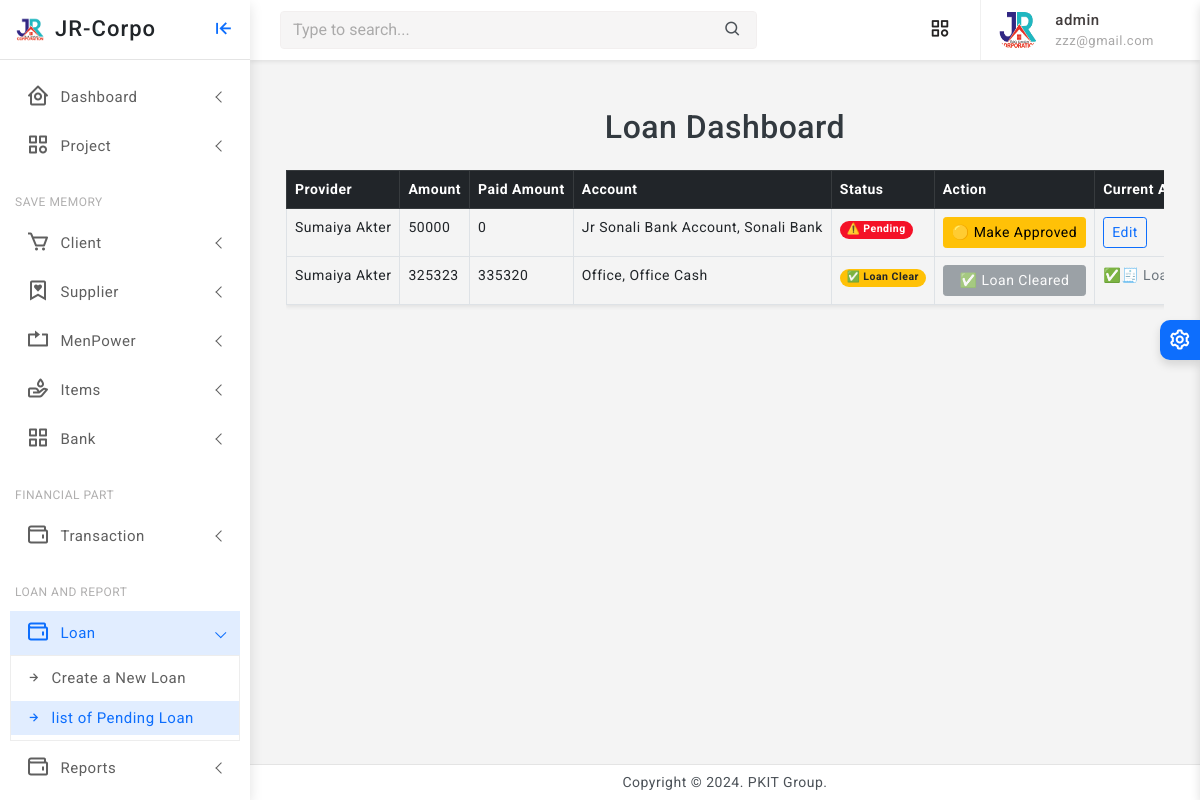
/loans/pending/ (signed in), run on an earlier commit of the app's database.
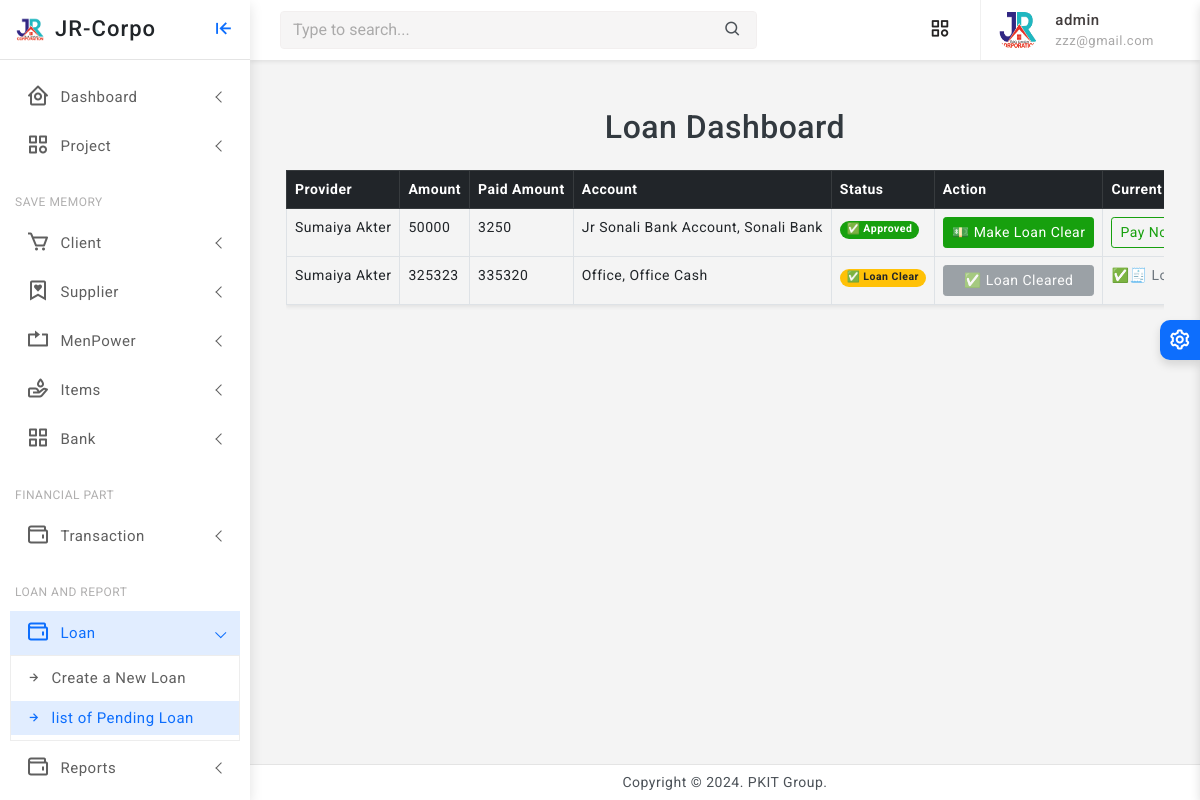
And on a later commit of the database.
### finance/models.py (models this page shows, shortened)
class Loan(models.Model):
    LOAN_GIVER_TYPE_CHOICES = [
        ('CASH', 'Cash'),
        ('BANK', 'Bank Deposit'),
        ('MOBILE', 'Bkash / Nogod / Rocket'),
        ('CHEQUE', 'Cheque'),
    ]
    STATUS_CHOICES = [
        ('PENDING', 'Pending'),
        ('APPROVED', 'Loan Approved'),
        ('PAID', 'Payment Done'),
    ]
    loan_provider_name = models.CharField(max_length=100, help_text="Name of the person or organization giving the loan")
    loan_giver_type = models.CharField(max_length=10, choices=LOAN_GIVER_TYPE_CHOICES)
    amount = models.PositiveIntegerField()
    bank_account = models.ForeignKey('BankAccount', on_delete=models.SET_NULL, null=True, blank=True, help_text="Linked bank account if applicable")
    payment_amount = models.PositiveIntegerField(default=0, null=True, blank=True, )
    status = models.CharField(max_length=10, choices=STATUS_CHOICES, default='PENDING', null=True, blank=True, )
    cheque_number = models.CharField(max_length=50, blank=True, null=True)
    cheque_date = models.DateField(blank=True, null=True)
    voucher_number = models.CharField(max_length=50, blank=True, null=True)
    voucher_date = models.DateField(blank=True, null=True)
    receive_date = models.DateField(null=True, blank=True)
    created_at = models.DateTimeField(auto_now_add=True)

class BankAccount(models.Model):
    ACCOUNT_TYPES = [
        ('CASH', 'Cash'),
        ('BANK', 'Bank Deposit'),
        ('MOBILE', 'Bkash / Nogod / Rocket'),
        ('CHEQUE', 'Cheque'),
    ]
    bank = models.ForeignKey(Bank, on_delete=models.SET_NULL, null=True, blank=True, help_text="Select bank name")
    account_name = models.CharField(max_length=100, help_text="Account holder's name")
    account_number = models.CharField(max_length=50, unique=True)
    account_type = models.CharField(max_length=10, choices=ACCOUNT_TYPES, default='SAVINGS')
    balance = models.PositiveIntegerField(default=0)
    created_at = models.DateTimeField(auto_now_add=True)
    def __str__(self):
        return f"{self.account_name}, {self.bank}"
    class Meta:
        verbose_name = "Bank Account"
        verbose_name_plural = "Bank Accounts"

class Bank(models.Model):
    name = models.CharField(max_length=100)
    def __str__(self):
        return self.name

### finance/views.py (the view)
# urls.py: path('loans/pending/', views.loan_list_pending, name='loan_list_pending'),
@staff_required
def loan_list_pending(request):
    loans = Loan.objects.all().order_by('-created_at')
    return render(request, 'loan/loan_list_pending.html', {'loans': loans})

### finance/views.py (called while the page is built)
def staff_required(view_func):
    return user_passes_test(lambda u: u.is_authenticated and u.is_staff)(view_func)

### finance/templates/loan/loan_list_pending.html (shortened to what this page needs)
{% extends 'partials/base0.html' %}
{% load static %}
{% block content %}
<div class="container my-4">
    <h2 class="text-center mb-4"> Loan Dashboard </h2>
    <div class="table-responsive">
        <table class="table table-bordered table-hover shadow-sm">
            <thead class="table-dark">
                <tr>
                    <th>Provider</th>
                    <th>Amount</th>
                    <th>Paid Amount</th>
                    <th>Account</th>
                    <th>Status</th>
                    <th>Action</th>
                    <th>Current Actions</th>
                </tr>
            </thead>
            <tbody>
                {% for loan in loans %}
                <tr>
                    <td>{{ loan.loan_provider_name }}</td>
                    <td>{{ loan.amount }}</td>
                    <td>{{ loan.payment_amount }}</td>
                    <td>{{ loan.bank_account}}</td>
                    <td>
                        {% if loan.status == 'PENDING' %}
                        <span class="badge rounded-pill  bg-danger" title="Loan is pending approval">
                            ⚠️ Pending
                        </span>
                        {% elif loan.status == 'APPROVED' %}
                        <span class="badge rounded-pill bg-success" title="Loan approved and active">
                            ✅ Approved
                        </span>
                        {% elif loan.status == 'PAID' %}
                        <span class="badge rounded-pill bg-warning text-dark" title="Loan has been rejected">
                            ✅  Loan Clear
                        </span>
                        {% else %}
                        <span class="badge rounded-pill bg-secondary">
                            {{ loan.get_status_display }}
                        </span>
                        {% endif %}
                    </td>
                    <td>
                        {% if loan.status == 'PENDING' %}
                            <button onclick="location.href='{% url 'mark_loan_as_approved' loan.pk %}'"
                                    class="btn btn-warning btn-sm w-100"
                                    title="Approve this loan">
                                🟡 Make Approved
                            </button>
                        {% elif loan.status == 'APPROVED' %}
                            <button onclick="location.href='{% url 'mark_loan_as_paid' loan.pk %}'"
                                    class="btn btn-success btn-sm w-100"
                                    title="Mark loan as cleared">
                                💵 Make Loan Clear
                            </button>
                        {% elif loan.status == 'PAID' %}
                            <button class="btn btn-secondary btn-sm w-100" disabled>
                                ✅ Loan Cleared
                            </button>
                        {% endif %}
                    </td>
                    <td>
                        {% if loan.status == 'PENDING' %}
                            <a href="{% url 'update_loan' loan.pk %}" class="btn btn-sm btn-outline-primary">Edit</a>
                        {% elif loan.status == 'APPROVED' %}
                            <a href="{% url 'create_payloan' loan.id %}" class="btn btn-sm btn-outline-success"> Pay Now</a>
                        {% elif loan.status == 'PAID' %}
                            <span class="text-muted">✅🧾 Loan Clear</span>
                        {% endif %}
                    </td>
                </tr>
                {% empty %}
                <tr>
                    <td colspan="7" class="text-center">No pending loans found.</td>
                </tr>
                {% endfor %}
            </tbody>
        </table>
    </div>
</div>
{% endblock %}

What changed in the data, as far as the page shows it:
changed Loan "Jr Sonali Bank Account, Sonali Bank": payment_amount "0" → "3250"; status "⚠️ Pending 🟡 Make Approved Edit" → "✅ Approved 💵 Make Loan Clear Pay…"
